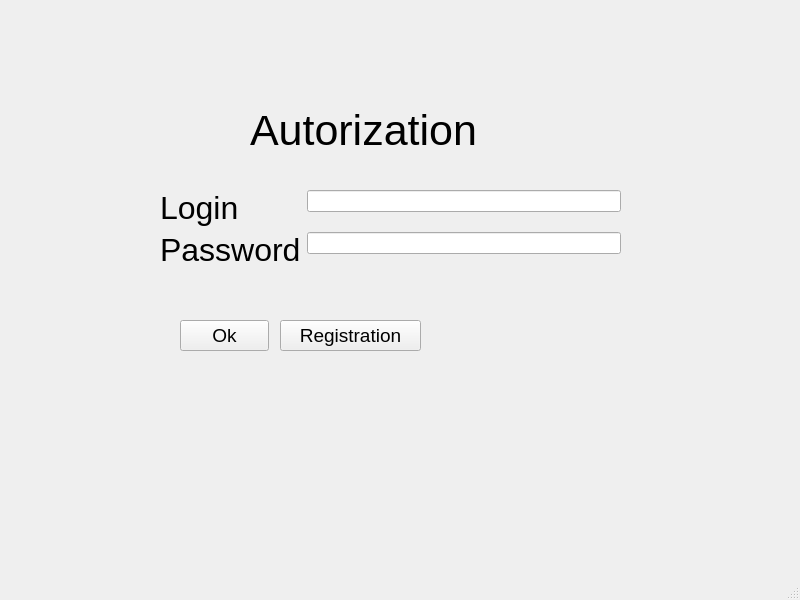
<?xml version="1.0" encoding="UTF-8"?>
<ui version="4.0">
 <class>MainWindow</class>
 <widget class="QMainWindow" name="MainWindow">
  <property name="geometry">
   <rect>
    <x>0</x>
    <y>0</y>
    <width>800</width>
    <height>600</height>
   </rect>
  </property>
  <property name="windowTitle">
   <string>MainWindow</string>
  </property>
  <widget class="QWidget" name="centralwidget">
   <widget class="QLabel" name="label">
    <property name="geometry">
     <rect>
      <x>250</x>
      <y>90</y>
      <width>241</width>
      <height>81</height>
     </rect>
    </property>
    <property name="font">
     <font>
      <pointsize>32</pointsize>
     </font>
    </property>
    <property name="text">
     <string>Autorization</string>
    </property>
   </widget>
   <widget class="QWidget" name="formLayoutWidget">
    <property name="geometry">
     <rect>
      <x>160</x>
      <y>190</y>
      <width>461</width>
      <height>101</height>
     </rect>
    </property>
    <layout class="QFormLayout" name="formLayout">
     <item row="0" column="1">
      <widget class="QLineEdit" name="t_login"/>
     </item>
     <item row="0" column="0">
      <widget class="QLabel" name="label_2">
       <property name="font">
        <font>
         <pointsize>24</pointsize>
        </font>
       </property>
       <property name="text">
        <string>Login</string>
       </property>
      </widget>
     </item>
     <item row="1" column="0">
      <widget class="QLabel" name="label_3">
       <property name="font">
        <font>
         <pointsize>24</pointsize>
        </font>
       </property>
       <property name="text">
        <string>Password</string>
       </property>
      </widget>
     </item>
     <item row="1" column="1">
      <widget class="QLineEdit" name="t_password">
       <property name="echoMode">
        <enum>QLineEdit::Password</enum>
       </property>
      </widget>
     </item>
    </layout>
   </widget>
   <widget class="QPushButton" name="b_ok">
    <property name="geometry">
     <rect>
      <x>180</x>
      <y>320</y>
      <width>89</width>
      <height>31</height>
     </rect>
    </property>
    <property name="font">
     <font>
      <pointsize>14</pointsize>
     </font>
    </property>
    <property name="text">
     <string>Ok</string>
    </property>
   </widget>
   <widget class="QPushButton" name="b_registration">
    <property name="geometry">
     <rect>
      <x>280</x>
      <y>320</y>
      <width>141</width>
      <height>31</height>
     </rect>
    </property>
    <property name="font">
     <font>
      <pointsize>14</pointsize>
     </font>
    </property>
    <property name="text">
     <string>Registration</string>
    </property>
   </widget>
  </widget>
  <widget class="QMenuBar" name="menubar">
   <property name="geometry">
    <rect>
     <x>0</x>
     <y>0</y>
     <width>800</width>
     <height>22</height>
    </rect>
   </property>
  </widget>
  <widget class="QStatusBar" name="statusbar"/>
 </widget>
 <resources/>
 <connections/>
</ui>
